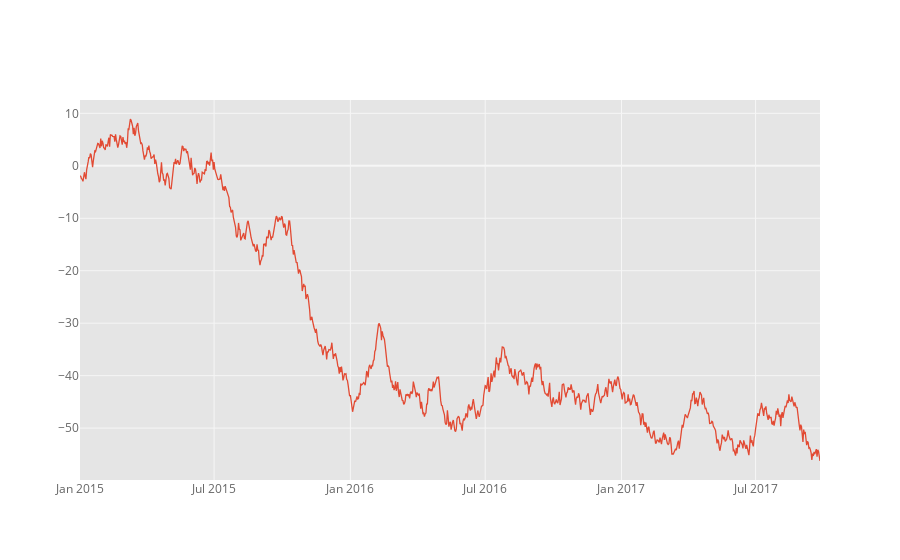

The notebook cell this image was saved under:
### Markdown cell above
The `iplot` method on Series and DataFrame is wrapper of Plotly's `plot` method

### Code cell
# Cufflinks can generate random data for different shapes
# Let's generate a single line with 1000 points
cf.datagen.lines(1,1000).iplot()

### Figure 1 — Plotly figure (JSON) as saved in the notebook; plotly's stock layout.template omitted (floating-point values rounded to 4 significant figures; data arrays with more than 128 entries replaced by an {"elided": "..."} marker saying what was removed)
{"data": [{"line": {"color": "rgba(226, 74, 51, 1.0)", "dash": "solid", "shape": "linear", "width": 1.3}, "mode": "lines", "name": "QBV.CC", "text": "", "type": "scatter", "x": {"elided": "1000 str values"}, "y": {"elided": "1000 float values"}}], "layout": {"legend": {"bgcolor": "#FFFFFF", "font": {"color": "#666666"}}, "paper_bgcolor": "#FFFFFF", "plot_bgcolor": "#E5E5E5", "title": {"font": {"color": "#151516"}, "x": 0.5}, "xaxis": {"gridcolor": "#F6F6F6", "showgrid": true, "tickfont": {"color": "#666666"}, "title": {"font": {"color": "#666666"}, "text": ""}, "zerolinecolor": "#F6F6F6"}, "yaxis": {"gridcolor": "#F6F6F6", "showgrid": true, "tickfont": {"color": "#666666"}, "title": {"font": {"color": "#666666"}, "text": ""}, "zerolinecolor": "#F6F6F6"}}}
